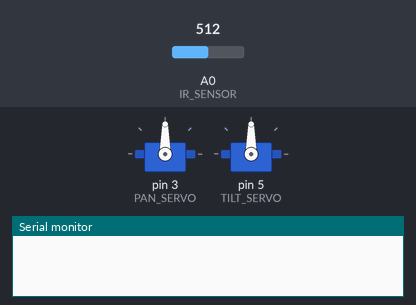
A sketch run on a simulated Arduino Uno, built with avr-gcc and run on an emulated ATmega328P. Shown: 2 × servo, the last lines printed to the serial monitor. The test bench sets the inputs (shaded band); at power-on: A0 (IR_SENSOR) = 512.

Above: at 0.1 s.
At 20.1 s:
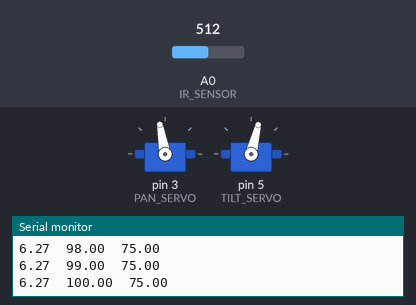
At 38.3 s:
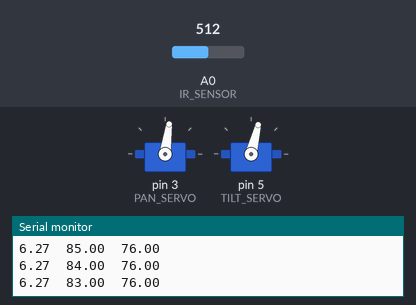
Timing chart, 0 to 40.0 s (numbered marks = the images above):
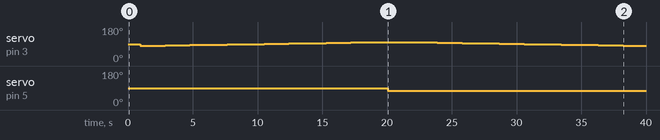

The sketch:

lab2.ino
```cpp
#include <Servo.h>

#define IR_SENSOR A0
#define PAN_SERVO 3
#define TILT_SERVO 5
#define THETA_MIN 80
#define THETA_MAX 100
#define PHI_MIN 75
#define PHI_MAX 120

Servo servoPan;  // Create servo object to control the pan servo
Servo servoTilt;  // Create servo object to control the tilt servo

int theta = THETA_MIN; // Pan
int phi = PHI_MIN; // Tilt
int thetaStep = 1; // Measure every 1 degree
int phiStep = 1; // Measure every 1 degree
bool justTilted = false;

String result="";

void setup() {
  // Setup the servos and being serial communication with a computer
  servoPan.attach(PAN_SERVO);
  servoTilt.attach(TILT_SERVO);
  Serial.begin(9600);
}

// Move the panning servo to a particular angle
void setTheta(int theta) {
  if (theta > THETA_MAX) {
    theta = THETA_MAX;
  } else if (theta < THETA_MIN) {
    theta = THETA_MIN;
  }
  servoPan.write(theta);
}

// Move the tilt servo to a particular angle
void setPhi(int phi) {
  if (phi > PHI_MAX) {
    phi = PHI_MAX;
  } else if (phi < PHI_MIN) {
    phi = PHI_MIN;
  }
  servoTilt.write(phi);
}

// Take the average distance reading over 20 readings
float READINGS_PER_ANGLE = 20.0;
float distanceSum = 0.0;
float readCount = 0.0;

void loop() {

  // Take a reading, add it to our running sum, and increment our read counter
  distanceSum += readDistFromSensor();
  readCount++;

  if (readCount == READINGS_PER_ANGLE) {

    // Calculate the average distance reading
    float distance = distanceSum / READINGS_PER_ANGLE;

    // Send our position and distance reading to the computer
    transmitData(distance, theta, phi);

    // Pan the sensor in the correct direction
    pan();

    // Reset counter and sum
    distanceSum = 0.0;
    readCount = 0.0;

    // Wait 100ms for Python program to receive and process
//    delay(100);
  } else {
    // Wait 10ms between readings for the sensor to measure again
    delay(50);
  }
}

// Pan the scanner in the correct direction
void pan() {
  // Update theta
  theta += thetaStep;

  // If we've gone past the max or min, change directions and go back the other way
  if (theta > THETA_MAX || theta < THETA_MIN) {
    if (justTilted) {
      // If we just tilted and took a scan, change pan directions
      thetaStep = -thetaStep;
      theta += 2*thetaStep;
      justTilted = false;
    } else { // Tilt and take a scan point before panning
      tilt();
      justTilted = true;
    }
  }

  // Move the servo
  setTheta(theta);
}

// Tilts the scanner in the correct direction
void tilt() {
  // Update phi
  phi += phiStep;

  // If we've gone past the max or min, change directions and go back the other way
  if (phi > PHI_MAX || phi < PHI_MIN) {
    Serial.println(result + "Phi too big/small! " + phi + " vs " + PHI_MAX);
    phiStep = -phiStep;
    phi += 2*phiStep;
  }

  // Move the servo
  setPhi(phi);
}

// Get the distance (in inches) measured by the IR sensor
float readDistFromSensor() {
  // Slope and intercept determined by calibration experiment
  float d = (float)analogRead(IR_SENSOR);
  // Convert reading to inches
  return 0.0000000052465*d*d*d*d - 0.0000083255*d*d*d + 0.00483*d*d - 1.2578*d + 141;
}

// Send data to the computer over serial
void transmitData(float radius, float theta, float phi) {
  Serial.println(result + radius + "\t" + theta + "\t" + phi);
}
```

Measured:
- by itself, servo on pin 5 (TILT_SERVO): 90° → 76° at 20.1 s
- by itself, servo on pin 3 (PAN_SERVO): 90° → 81° at 0.96 s, → 82° 0.96 s later, → 83° 0.96 s later, → 84° 0.96 s later, … (39 changes in this stretch)
